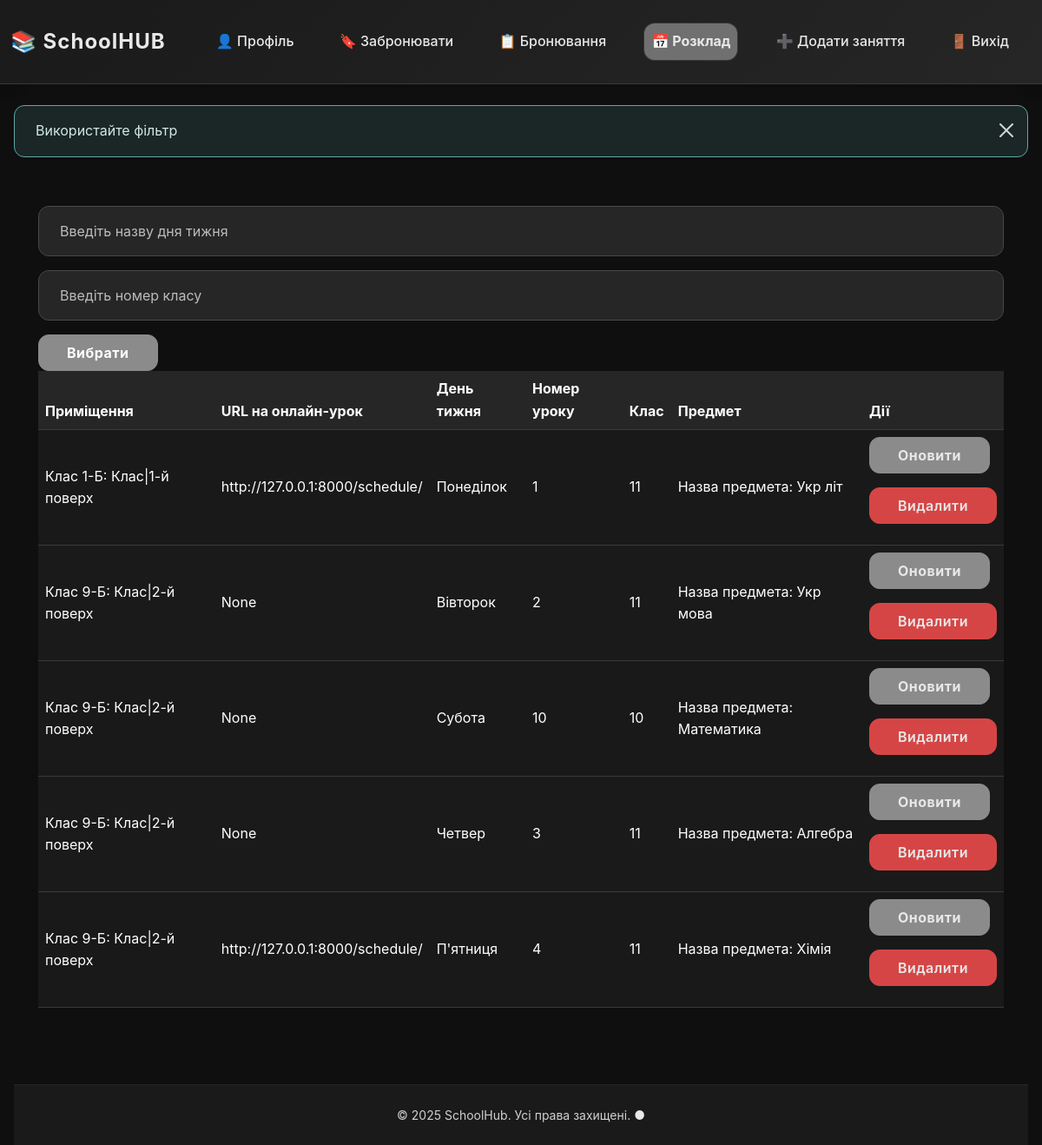
The app's page /schedule/ (signed in) with its own data.
### TaskManager/models.py (models this page shows, shortened)
class Schedule(models.Model):
    resource = models.ForeignKey(Resource, on_delete=models.CASCADE, blank=True, verbose_name="Кабінет")
    meet_url = models.URLField(verbose_name="Посилання на заняття", max_length=1000, default=None, blank=True, null=True)
    day = models.CharField(max_length=20, verbose_name="День тижня")
    number = models.PositiveBigIntegerField(verbose_name="Номер заняття")
    study = models.PositiveIntegerField("Клас")
    subject = models.ForeignKey(Subject, on_delete=models.CASCADE, verbose_name="Предмет")

### Resource/models.py (models this page shows, shortened)
class Resource(models.Model):
    name = models.CharField(max_length=255, verbose_name="Назва")
    type = models.CharField(max_length=255, verbose_name="Тип")
    location = models.ForeignKey(Location, on_delete=models.CASCADE, verbose_name="Розташування")
    is_active = models.BooleanField(default=True, verbose_name="Доступність")
    description = models.TextField(verbose_name="Опис", null=True, blank=True, default=None)
    def __str__(self):
        return f"{self.name}: {self.type}|{self.location.name}"

class Location(models.Model):
    name = models.CharField(max_length=255)

### Profile/models.py (models this page shows)
class Subject(models.Model):
    name = models.CharField(max_length=150, verbose_name="Назва предмета", help_text="Введіть назву предмету")
    def __str__(self):
        return f"Назва предмета: {self.name}"

### TaskManager/views.py (the view)
# urls.py: path("", views.schedule_view, name="schedule_view"),
@has_permission("RS")
@require_GET
def schedule_view(request: HttpRequest):
    messages.success(request, "Використайте фільтр")
    schedule_all = Schedule.objects.all()
    return render(request, "schedule_view.html", dict(schedule_all=schedule_all))

### Booking/permissions.py (called while the page is built)
def has_permission(action_name: str):
    def decorator(func):
        @wraps(func)
        def wrap_func(request: HttpRequest, *args, **kwargs):
            if request.user.profile.positions.filter(actions__name=action_name).exists():
                return func(request, *args, **kwargs)
            else:
                messages.error(request, "У вас недостатьно прав")
                return redirect("index")
        return wrap_func
    return decorator

### Booking/templatetags/permissions.py (called while the page is built)
@register.filter(name="has_permission")
def has_permission(user, action_name):
    return user.profile.positions.filter(actions__name=action_name).exists()

### TaskManager/templates/schedule_view.html (shortened to what this page needs)
{% extends "base.html" %}
{% load permissions %}
{% block content %}
<form action="{% url 'schedule_view_filtered' %}" method="post">
    <p>
        <input type="text" name="day" placeholder="Введіть назву дня тижня">
    </p>
    <p>
        <input type="text" name="study" placeholder="Введіть номер класу">
    </p>
    <button class="btn btn-warning" type="submit">Вибрати</button>
</form>
{% if request.user|has_permission:"CS" and not schedule %}
<table class="table table-striped table-hover">
    <thead>
        <tr>
            <th>Приміщення</th>
            <th>URL на онлайн-урок</th>
            <th>День тижня</th>
            <th>Номер уроку</th>
            <th>Клас</th>
            <th>Предмет</th>
            <th>Дії</th>
        </tr>
    </thead>
    <tbody>
        {% for item in schedule_all %}
        <tr>
            <td>{{ item.resource }}</td>
            <td>{{ item.meet_url }}</td>
            <td>{{ item.day }}</td>
            <td>{{ item.number }}</td>
            <td>{{ item.study }}</td>
            <td>{{ item.subject }}</td>
            <td>
                <p>
                    <a href="{% url 'edit_schedule' id=item.id %}" class="btn btn-warning">Оновити</a>
                </p>
                <p>
                    <a href="{% url 'delete_schedule' id=item.id %}" class="btn btn-danger">Видалити</a>
                </p>
            </td>
        </tr>
        {% endfor %}
    </tbody>
</table>
{% endif %}
{% endblock content %}

### Profile/static/css/dark-theme.css (style rules this page uses)
:root { --color-bg-primary: #0F0F0F; --color-bg-secondary: #1A1A1A; --color-bg-tertiary: #262626; --color-accent-primary: #E8E8E8; --color-accent-primary-light: #F0F0F0; --color-accent-secondary: #A8A8A8; --color-accent-danger: #D64545; --color-accent-warning: #D4A574; --color-accent-success: #5FA8A8; --color-text-primary: #FFFFFF; --color-text-secondary: #E0E0E0; --color-text-muted: #A8A8A8; --color-border: #3A3A3A; --color-border-light: #4A4A4A; --shadow-sm: 0 2px 8px rgba(0, 0, 0, 0.3); --shadow-md: 0 8px 24px rgba(0, 0, 0, 0.4); --shadow-lg: 0 16px 48px rgba(0, 0, 0, 0.5); --glow-sm: 0 0 8px rgba(232, 232, 232, 0.1); --glow-md: 0 0 16px rgba(232, 232, 232, 0.15); --glow-lg: 0 0 24px rgba(232, 232, 232, 0.2); --font-family: -apple-system, BlinkMacSystemFont, 'Segoe UI', 'Roboto', 'Oxygen', 'Ubuntu', 'Cantarell', 'Fira Sans', 'Droid Sans', 'Helvetica Neue', sans-serif; --font-family-mono: 'SF Mono', Monaco, 'Cascadia Code', 'Courier New', monospace; --font-size-xs: 0.75rem; --font-size-sm: 0.875rem; --font-size-base: 1rem; --font-size-lg: 1.125rem; --font-size-xl: 1.25rem; --font-size-2xl: 1.5rem; --font-size-3xl: 1.875rem; --font-weight-light: 300; --font-weight-normal: 400; --font-weight-medium: 500; --font-weight-semibold: 600; --font-weight-bold: 700; --spacing-xs: 0.25rem; --spacing-sm: 0.5rem; --spacing-base: 1rem; --spacing-lg: 1.5rem; --spacing-xl: 2rem; --spacing-2xl: 3rem; --radius-sm: 0.375rem; --radius-md: 0.5rem; --radius-lg: 0.75rem; --radius-xl: 1rem; --radius-2xl: 1.5rem; --transition-fast: 150ms ease-in-out; --transition-base: 300ms ease-in-out; --transition-slow: 500ms ease-in-out; }
* { margin: 0; padding: 0; box-sizing: border-box; }
html { scroll-behavior: smooth; }
body { background-color: var(--color-bg-primary); color: var(--color-text-primary); font-family: var(--font-family); font-size: var(--font-size-base); font-weight: var(--font-weight-normal); line-height: 1.6; overflow-x: hidden; }
p { margin-bottom: var(--spacing-base); color: #E0E0E0; }
a { color: #E8E8E8 !important; text-decoration: none; transition: all var(--transition-base); position: relative; }
.btn { font-weight: var(--font-weight-semibold); border-radius: var(--radius-lg); padding: var(--spacing-sm) var(--spacing-xl); transition: all var(--transition-base); border: 1px solid transparent; text-transform: none; letter-spacing: 0.5px; position: relative; overflow: hidden; }
.btn::before { content: ''; position: absolute; top: 0; left: -100%; width: 100%; height: 100%; background: rgba(255, 255, 255, 0.1); transition: all var(--transition-base); z-index: 0; }
.btn-success, .btn-warning { background-color: #8B8B8B; color: white; border: 1px solid #8B8B8B; font-weight: var(--font-weight-bold); }
.btn-danger { background-color: #D64545; color: white; border: 1px solid #D64545; }
.form-control, .form-select, textarea, input[type="text"], input[type="email"], input[type="password"], input[type="number"], input[type="date"], input[type="datetime-local"], input[type="search"], input[type="url"], input[type="tel"] { background-color: var(--color-bg-tertiary) !important; color: #FFFFFF !important; border: 1px solid var(--color-border-light) !important; border-radius: var(--radius-lg); padding: var(--spacing-base) var(--spacing-lg); transition: all var(--transition-base); font-family: var(--font-family); font-size: var(--font-size-base); }
.form-control::placeholder, textarea::placeholder, input::placeholder { color: #BBBBBB !important; opacity: 1 !important; }
.table { color: #FFFFFF; background-color: var(--color-bg-secondary); }
.table thead { background-color: var(--color-bg-tertiary); }
.table thead th { color: #FFFFFF; background-color: var(--color-bg-tertiary); border-color: var(--color-border); }
.table tbody { background-color: var(--color-bg-secondary); }
.table tbody tr { background-color: var(--color-bg-secondary); transition: background-color 0.2s ease-out; }
.table tbody td { color: #FFFFFF; background-color: var(--color-bg-secondary); border-color: var(--color-border); }
.table-striped > tbody > tr:nth-of-type(odd) { background-color: var(--color-bg-secondary); }
.table-striped > tbody > tr:nth-of-type(odd) > td { background-color: var(--color-bg-secondary); }
.btn { position: relative; overflow: hidden; }

### records on screen
Schedule: resource "Клас 1-Б: Клас|1-й поверх", meet_url "http://127.0.0.1:8000/schedule/", day "Понеділок", number "1", study "11", subject "Назва предмета: Укр літ"
Schedule: resource "Клас 9-Б: Клас|2-й поверх", meet_url "None", day "Вівторок", number "2", study "11", subject "Назва предмета: Укр мова"
Schedule: resource "Клас 9-Б: Клас|2-й поверх", meet_url "None", day "Субота", number "10", study "10", subject "Назва предмета: Математика"
Schedule: resource "Клас 9-Б: Клас|2-й поверх", meet_url "None", day "Четвер", number "3", study "11", subject "Назва предмета: Алгебра"
Schedule: resource "Клас 9-Б: Клас|2-й поверх", meet_url "http://127.0.0.1:8000/schedule/", day "П'ятниця", number "4", study "11", subject "Назва предмета: Хімія"

### other values on screen
{{ message }} "Використайте фільтр"
